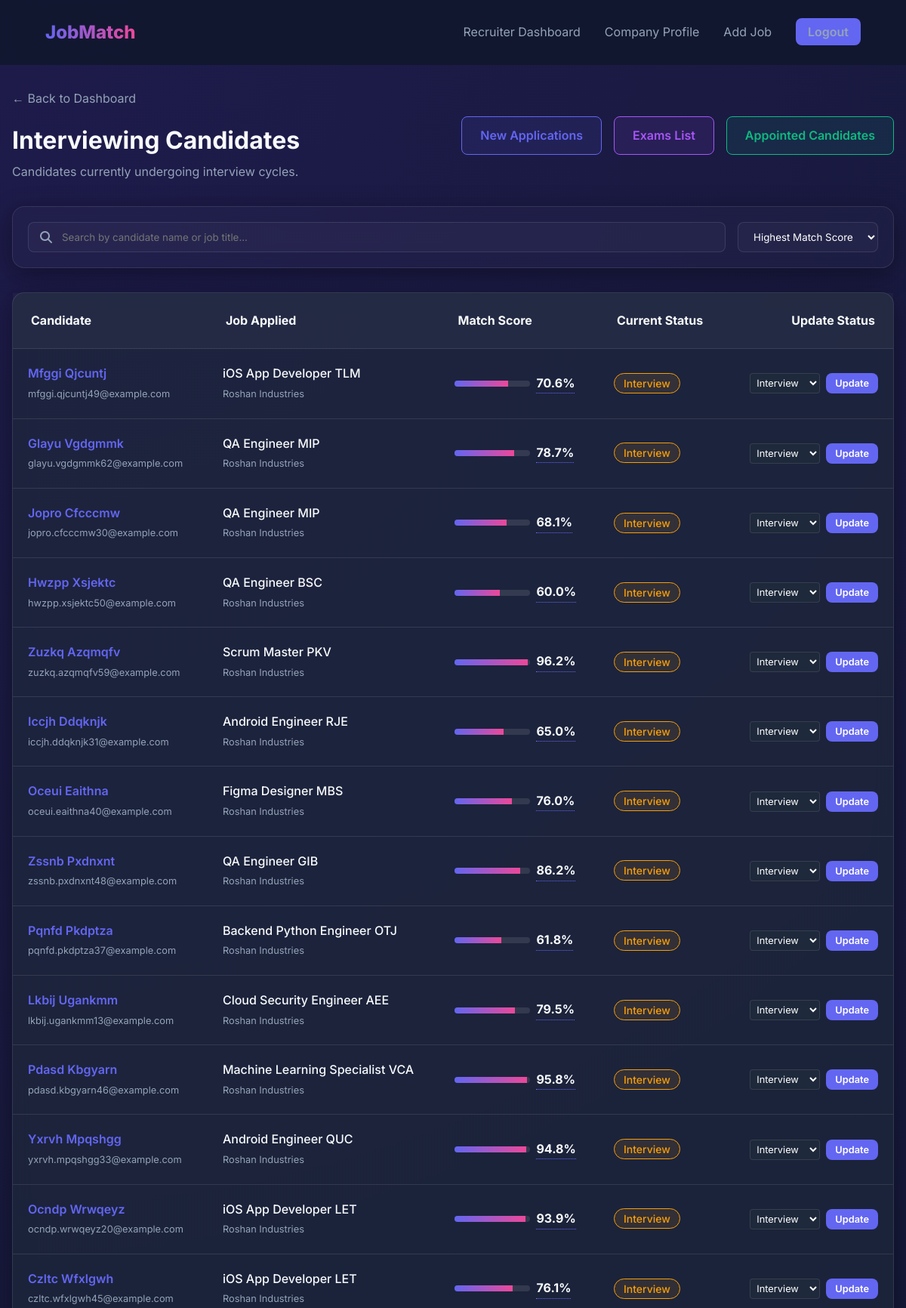
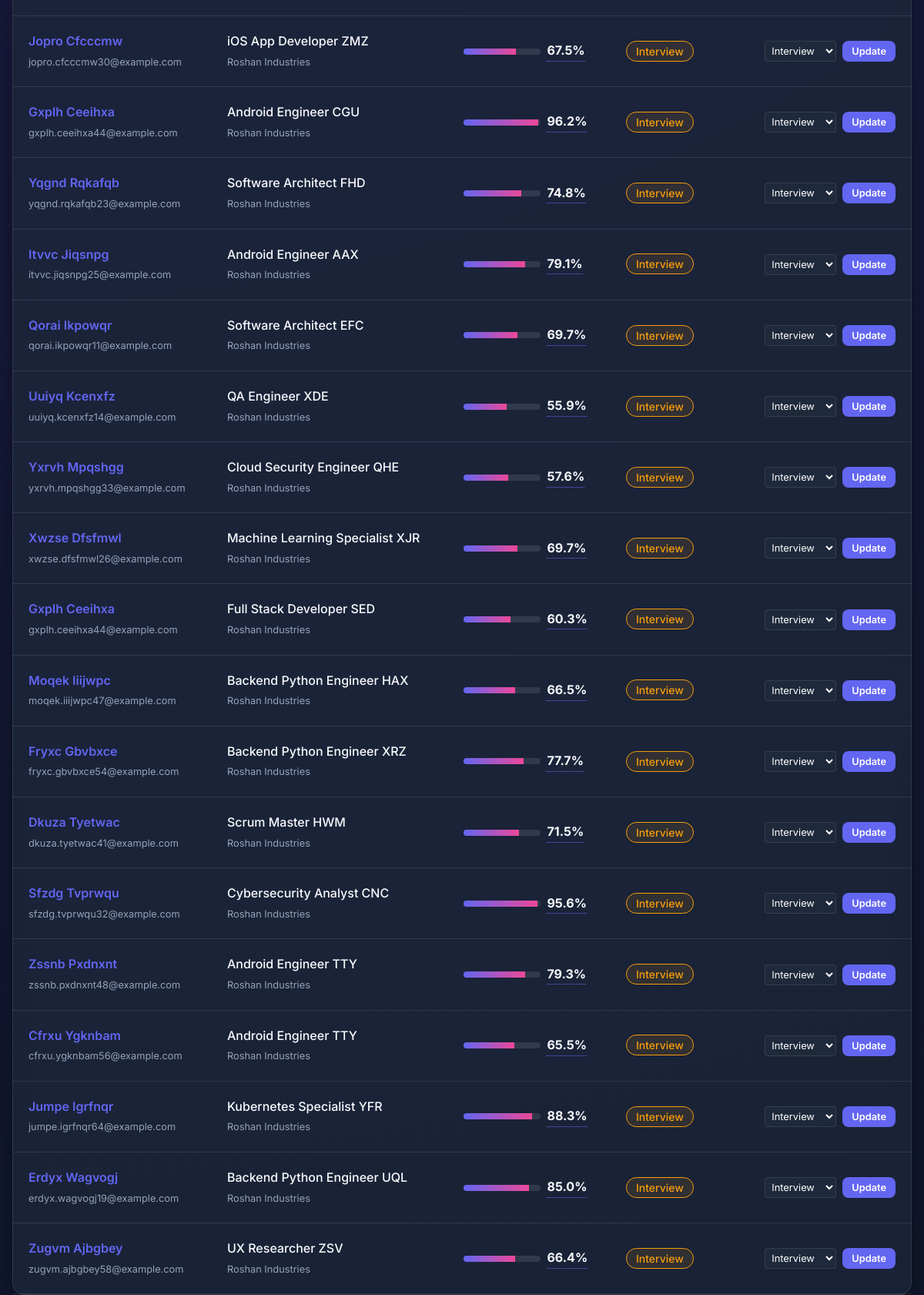
Page /recruiter/interviews (signed in, upper part) on the committed database (2 pictures, top to bottom).
### models.py (models this page shows, shortened)
class Application(db.Model):
    id = db.Column(db.Integer, primary_key=True)
    user_id = db.Column(db.Integer, db.ForeignKey('user.id'), nullable=False)
    job_id = db.Column(db.Integer, db.ForeignKey('job.id'), nullable=False)
    applied_at = db.Column(db.DateTime, default=datetime.utcnow)
    match_score = db.Column(db.Float, default=0.0)
    status = db.Column(db.String(20), default='Applied') # 'Applied', 'Interviewing', 'Rejected', etc.
    job = db.relationship('Job', backref='applications', lazy=True)

class UserProfile(db.Model):
    id = db.Column(db.Integer, primary_key=True)
    user_id = db.Column(db.Integer, db.ForeignKey('user.id'), nullable=False)
    full_name = db.Column(db.String(100), nullable=False)
    bio = db.Column(db.Text)
    location = db.Column(db.String(100))
    skills = db.Column(db.Text) # Stored as comma-separated values or JSON
    experience = db.Column(db.Text)
    education = db.Column(db.Text)
    resume_path = db.Column(db.String(255))

class User(db.Model, UserMixin):
    id = db.Column(db.Integer, primary_key=True)
    email = db.Column(db.String(120), unique=True, nullable=False)
    password = db.Column(db.String(60), nullable=False)
    role = db.Column(db.String(20), default='candidate') # 'candidate', 'recruiter', or 'admin'
    is_approved = db.Column(db.Boolean, default=True) # Recruiters require admin approval
    profile = db.relationship('UserProfile', backref='user', uselist=False)
    company_profile = db.relationship('CompanyProfile', backref='recruiter', uselist=False)
    applications = db.relationship('Application', backref='user', lazy=True)
    notifications = db.relationship('Notification', backref='user', lazy=True)

class Job(db.Model):
    id = db.Column(db.Integer, primary_key=True)
    title = db.Column(db.String(150), nullable=False)
    company = db.Column(db.String(100), nullable=False)
    description = db.Column(db.Text, nullable=False)
    skills_required = db.Column(db.Text, nullable=False) # Comma-separated
    location = db.Column(db.String(100))
    salary = db.Column(db.String(50))
    job_type = db.Column(db.String(50), default='Full-time') # Full-time, Internship, etc.
    experience_level = db.Column(db.String(50), default='Entry-level') # Junior, Senior, etc.
    posted_at = db.Column(db.DateTime, default=datetime.utcnow)
    is_active = db.Column(db.Boolean, default=True)
    posted_by = db.Column(db.Integer, db.ForeignKey('user.id'), nullable=True)
    vacancies = db.Column(db.Integer, default=1, nullable=False)

### main.py (the view)
@app.route("/recruiter/interviews")
@login_required
def recruiter_interviews():
    if current_user.role != 'recruiter':
        flash('Access denied!', 'danger')
        return redirect(url_for('dashboard'))
    applications = Application.query.join(Job).filter(
        Job.posted_by == current_user.id,
        Application.status.in_(['Interview', 'Interviewing', 'interview'])
    ).order_by(Application.applied_at.desc()).all()
    return render_template('recruiter/interviews.html', applications=applications)

### main.py (called while the page is built)
@login_manager.user_loader
def load_user(user_id):
    return User.query.get(int(user_id))

### templates/recruiter/interviews.html (shortened to what this page needs)
{% extends "base.html" %}
{% block content %}
<div class="container">
    <div style="margin-bottom: 2rem; display: flex; justify-content: space-between; align-items: center;">
        <div>
            <a href="{{ url_for('recruiter_dashboard') }}" style="color: var(--text-secondary); text-decoration: none;">&larr; Back to Dashboard</a>
            <h1 style="margin-top: 1rem;">Interviewing <span>Candidates</span></h1>
            <p style="color: var(--text-secondary); margin-top: 0.25rem;">Candidates currently undergoing interview cycles.</p>
        </div>
        <div style="display: flex; gap: 1rem;">
            <a href="{{ url_for('recruiter_applications') }}" class="btn" style="background: rgba(99, 102, 241, 0.1); color: var(--primary); border: 1px solid var(--primary); text-decoration: none;">New Applications</a>
            <a href="{{ url_for('recruiter_exams') }}" class="btn" style="background: rgba(168, 85, 247, 0.1); color: #a855f7; border: 1px solid #a855f7; text-decoration: none;">Exams List</a>
            <a href="{{ url_for('recruiter_appointed') }}" class="btn" style="background: rgba(16, 185, 129, 0.1); color: var(--accent-success); border: 1px solid var(--accent-success); text-decoration: none;">Appointed Candidates</a>
        </div>
    </div>
    <div class="glass-card" style="padding: 1.25rem; margin-bottom: 2rem; display: flex; gap: 1rem; align-items: center; background: rgba(255, 255, 255, 0.02);">
        <div style="flex: 1; position: relative;">
            <i class="fas fa-search" style="position: absolute; left: 1rem; top: 50%; transform: translateY(-50%); color: var(--text-secondary);"></i>
            <input type="text" id="appSearchInput" placeholder="Search by candidate name or job title..." style="padding-left: 2.75rem; width: 100%; height: 40px; background: rgba(255,255,255,0.03); border: 1px solid var(--glass-border); border-radius: 8px; color: white; outline: none; transition: 0.3s;">
        </div>
        <div>
            <select id="appSortBy" style="height: 40px; background: rgba(255,255,255,0.03); border: 1px solid var(--glass-border); border-radius: 8px; color: white; padding: 0.5rem 1rem; outline: none; cursor: pointer;">
                <option value="score-desc">Highest Match Score</option>
            </select>
        </div>
    </div>
    <div class="glass-card" style="padding: 0; border: 1px solid var(--glass-border);">
        <table style="width: 100%; border-collapse: collapse; text-align: left;">
            <thead>
                <tr style="background: rgba(255,255,255,0.03); border-bottom: 1px solid var(--glass-border);">
                    <th style="padding: 1.5rem;">Candidate</th>
                    <th style="padding: 1.5rem;">Job Applied</th>
                    <th style="padding: 1.5rem;">Match Score</th>
                    <th style="padding: 1.5rem;">Current Status</th>
                    <th style="padding: 1.5rem; text-align: right;">Update Status</th>
                </tr>
            </thead>
            <tbody>
                {% for app in applications %}
                <tr class="app-row" style="border-bottom: 1px solid var(--glass-border); transition: 0.3s;"
                    data-candidate="{{ (app.user.profile.full_name or 'new user')|lower }}"
                    data-job="{{ app.job.title|lower }}"
                    data-score="{{ app.match_score }}"
                    data-status="{{ app.status }}"
                    onmouseover="this.style.background='rgba(255,255,255,0.01)'" onmouseout="this.style.background='transparent'">
                    <td style="padding: 1.25rem;">
                        <a href="{{ url_for('recruiter_candidate_profile', user_id=app.user.id) }}" style="text-decoration: none; display: block; font-weight: 600; color: var(--primary); transition: 0.3s;" onmouseover="this.style.color='var(--secondary)'" onmouseout="this.style.color='var(--primary)'">{{ app.user.profile.full_name or 'New User' }}</a>
                        <span style="font-size: 0.8rem; color: var(--text-secondary);">{{ app.user.email }}</span>
                    </td>
                    <td style="padding: 1.25rem;">
                        <span style="display: block; font-weight: 500;">{{ app.job.title }}</span>
                        <span style="font-size: 0.8rem; color: var(--text-secondary);">{{ app.job.company }}</span>
                    </td>
                    <td style="padding: 1.25rem;">
                        <div class="match-score-detail-trigger" style="display: flex; align-items: center; gap: 0.5rem; cursor: pointer;"
                             data-candidate-name="{{ app.user.profile.full_name or 'New User' }}"
                             data-candidate-skills="{{ app.user.profile.skills or '' }}"
                             data-job-title="{{ app.job.title }}"
                             data-job-skills="{{ app.job.skills_required or '' }}"
                             data-score="{{ app.match_score }}"
                             data-candidate-bio="{{ app.user.profile.bio or '' }}"
                             data-candidate-experience="{{ app.user.profile.experience or '' }}"
                             data-candidate-education="{{ app.user.profile.education or '' }}"
                             data-candidate-location="{{ app.user.profile.location or '' }}"
                             data-candidate-resume="{{ url_for('recruiter_view_resume', user_id=app.user.id) if (app.user.profile and app.user.profile.resume_path) else '' }}"
                             title="Click to view match score details">
                            <div style="width: 100px; height: 8px; background: rgba(255,255,255,0.1); border-radius: 4px; overflow: hidden;">
                                <div style="width: {{ app.match_score }}%; height: 100%; background: linear-gradient(to right, var(--primary), var(--secondary));"></div>
                            </div>
                            <span style="font-weight: 700; color: var(--text-primary); border-bottom: 1px dotted var(--primary);">{{ app.match_score }}%</span>
                        </div>
                    </td>
                    <td style="padding: 1.25rem;">
                        <span class="badge" style="background: rgba(245, 158, 11, 0.1); color: var(--accent-warning); border: 1px solid var(--accent-warning);">
                            {{ app.status }}
                        </span>
                    </td>
                    <td style="padding: 1.25rem; text-align: right;">
                        <form action="{{ url_for('recruiter_update_app_status', app_id=app.id) }}" method="POST" style="display: inline-flex; gap: 0.5rem;">
                            <select name="status" style="background: #1e293b; color: white; border: 1px solid var(--glass-border); border-radius: 4px; padding: 0.25rem; font-size: 0.8rem;">
                                <option value="Interview" selected>Interview</option>
                            </select>
                            <button type="submit" class="btn" style="padding: 0.25rem 0.75rem; font-size: 0.8rem; background: var(--primary); color: white;">Update</button>
                        </form>
                    </td>
                </tr>
                {% else %}
                <tr class="empty-row">
                    <td colspan="5" style="padding: 3rem; text-align: center; color: var(--text-secondary);">
                        No candidates in interview status at the moment.
                    </td>
                </tr>
                {% endfor %}
            </tbody>
        </table>
    </div>
</div>
{% endblock %}

### static/css/style.css (style rules this page uses)
:root { --primary: #6366f1; --primary-hover: #4f46e5; --secondary: #ec4899; --bg-dark: #0f172a; --card-bg: rgba(30, 41, 59, 0.7); --glass-border: rgba(255, 255, 255, 0.1); --text-primary: #f8fafc; --text-secondary: #94a3b8; --accent-success: #10b981; --accent-warning: #f59e0b; }
* { margin: 0; padding: 0; box-sizing: border-box; font-family: 'Inter', sans-serif; }
body { background: radial-gradient(circle at top left, #1e1b4b, #0f172a); color: var(--text-primary); min-height: 100vh; line-height: 1.6; }
.glass-card { background: var(--card-bg); backdrop-filter: blur(12px); -webkit-backdrop-filter: blur(12px); border: 1px solid var(--glass-border); border-radius: 1rem; padding: 2rem; box-shadow: 0 8px 32px 0 rgba(0, 0, 0, 0.37); }
.btn { padding: 0.75rem 1.5rem; border-radius: 0.5rem; border: none; cursor: pointer; font-weight: 600; transition: transform 0.2s, background 0.3s; }
.container { max-width: 1200px; margin: 2rem auto; padding: 0 1rem; }
.badge { padding: 0.25rem 0.75rem; border-radius: 9999px; font-size: 0.875rem; font-weight: 500; }
.form-group select option, select option { background-color: #1e293b; color: white; }
.glass-card { animation: fadeIn 0.4s ease-out; }
select, input, textarea { transition: border-color 0.3s, box-shadow 0.3s, background-color 0.3s; }
tr { transition: background-color 0.3s ease; }

### rows in the picture
Application: user.profile "Mfggi Qjcuntj", user.email "mfggi.qjcuntj49@example.com", job "iOS App Developer TLM", job.company "Roshan Industries", match_score "70.6", status "Interview"
Application: user.profile "Glayu Vgdgmmk", user.email "glayu.vgdgmmk62@example.com", job "QA Engineer MIP", job.company "Roshan Industries", match_score "78.7", status "Interview"
Application: user.profile "Jopro Cfcccmw", user.email "jopro.cfcccmw30@example.com", job "QA Engineer MIP", job.company "Roshan Industries", match_score "68.1", status "Interview"
Application: user.profile "Hwzpp Xsjektc", user.email "hwzpp.xsjektc50@example.com", job "QA Engineer BSC", job.company "Roshan Industries", match_score "60.0", status "Interview"
Application: user.profile "Zuzkq Azqmqfv", user.email "zuzkq.azqmqfv59@example.com", job "Scrum Master PKV", job.company "Roshan Industries", match_score "96.2", status "Interview"
Application: user.profile "Iccjh Ddqknjk", user.email "iccjh.ddqknjk31@example.com", job "Android Engineer RJE", job.company "Roshan Industries", match_score "65.0", status "Interview"
Application: user.profile "Oceui Eaithna", user.email "oceui.eaithna40@example.com", job "Figma Designer MBS", job.company "Roshan Industries", match_score "76.0", status "Interview"
Application: user.profile "Zssnb Pxdnxnt", user.email "zssnb.pxdnxnt48@example.com", job "QA Engineer GIB", job.company "Roshan Industries", match_score "86.2", status "Interview"
Application: user.profile "Pqnfd Pkdptza", user.email "pqnfd.pkdptza37@example.com", job "Backend Python Engineer OTJ", job.company "Roshan Industries", match_score "61.8", status "Interview"
Application: user.profile "Lkbij Ugankmm", user.email "lkbij.ugankmm13@example.com", job "Cloud Security Engineer AEE", job.company "Roshan Industries", match_score "79.5", status "Interview"
Application: user.profile "Pdasd Kbgyarn", user.email "pdasd.kbgyarn46@example.com", job "Machine Learning Specialist VCA", job.company "Roshan Industries", match_score "95.8", status "Interview"
Application: user.profile "Yxrvh Mpqshgg", user.email "yxrvh.mpqshgg33@example.com", job "Android Engineer QUC", job.company "Roshan Industries", match_score "94.8", status "Interview"
Application: user.profile "Ocndp Wrwqeyz", user.email "ocndp.wrwqeyz20@example.com", job "iOS App Developer LET", job.company "Roshan Industries", match_score "93.9", status "Interview"
Application: user.profile "Czltc Wfxlgwh", user.email "czltc.wfxlgwh45@example.com", job "iOS App Developer LET", job.company "Roshan Industries", match_score "76.1", status "Interview"
Application: user.profile "Jopro Cfcccmw", user.email "jopro.cfcccmw30@example.com", job "iOS App Developer ZMZ", job.company "Roshan Industries", match_score "67.5", status "Interview"
Application: user.profile "Gxplh Ceeihxa", user.email "gxplh.ceeihxa44@example.com", job "Android Engineer CGU", job.company "Roshan Industries", match_score "96.2", status "Interview"
Application: user.profile "Yqgnd Rqkafqb", user.email "yqgnd.rqkafqb23@example.com", job "Software Architect FHD", job.company "Roshan Industries", match_score "74.8", status "Interview"
Application: user.profile "Itvvc Jiqsnpg", user.email "itvvc.jiqsnpg25@example.com", job "Android Engineer AAX", job.company "Roshan Industries", match_score "79.1", status "Interview"
Application: user.profile "Qorai Ikpowqr", user.email "qorai.ikpowqr11@example.com", job "Software Architect EFC", job.company "Roshan Industries", match_score "69.7", status "Interview"
Application: user.profile "Uuiyq Kcenxfz", user.email "uuiyq.kcenxfz14@example.com", job "QA Engineer XDE", job.company "Roshan Industries", match_score "55.9", status "Interview"
Application: user.profile "Yxrvh Mpqshgg", user.email "yxrvh.mpqshgg33@example.com", job "Cloud Security Engineer QHE", job.company "Roshan Industries", match_score "57.6", status "Interview"
Application: user.profile "Xwzse Dfsfmwl", user.email "xwzse.dfsfmwl26@example.com", job "Machine Learning Specialist XJR", job.company "Roshan Industries", match_score "69.7", status "Interview"
Application: user.profile "Gxplh Ceeihxa", user.email "gxplh.ceeihxa44@example.com", job "Full Stack Developer SED", job.company "Roshan Industries", match_score "60.3", status "Interview"
Application: user.profile "Moqek Iiijwpc", user.email "moqek.iiijwpc47@example.com", job "Backend Python Engineer HAX", job.company "Roshan Industries", match_score "66.5", status "Interview"
Application: user.profile "Fryxc Gbvbxce", user.email "fryxc.gbvbxce54@example.com", job "Backend Python Engineer XRZ", job.company "Roshan Industries", match_score "77.7", status "Interview"
Application: user.profile "Dkuza Tyetwac", user.email "dkuza.tyetwac41@example.com", job "Scrum Master HWM", job.company "Roshan Industries", match_score "71.5", status "Interview"
Application: user.profile "Sfzdg Tvprwqu", user.email "sfzdg.tvprwqu32@example.com", job "Cybersecurity Analyst CNC", job.company "Roshan Industries", match_score "95.6", status "Interview"
Application: user.profile "Zssnb Pxdnxnt", user.email "zssnb.pxdnxnt48@example.com", job "Android Engineer TTY", job.company "Roshan Industries", match_score "79.3", status "Interview"
Application: user.profile "Cfrxu Ygknbam", user.email "cfrxu.ygknbam56@example.com", job "Android Engineer TTY", job.company "Roshan Industries", match_score "65.5", status "Interview"
Application: user.profile "Jumpe Igrfnqr", user.email "jumpe.igrfnqr64@example.com", job "Kubernetes Specialist YFR", job.company "Roshan Industries", match_score "88.3", status "Interview"
Application: user.profile "Erdyx Wagvogj", user.email "erdyx.wagvogj19@example.com", job "Backend Python Engineer UQL", job.company "Roshan Industries", match_score "85.0", status "Interview"
Application: user.profile "Zugvm Ajbgbey", user.email "zugvm.ajbgbey58@example.com", job "UX Researcher ZSV", job.company "Roshan Industries", match_score "66.4", status "Interview"
